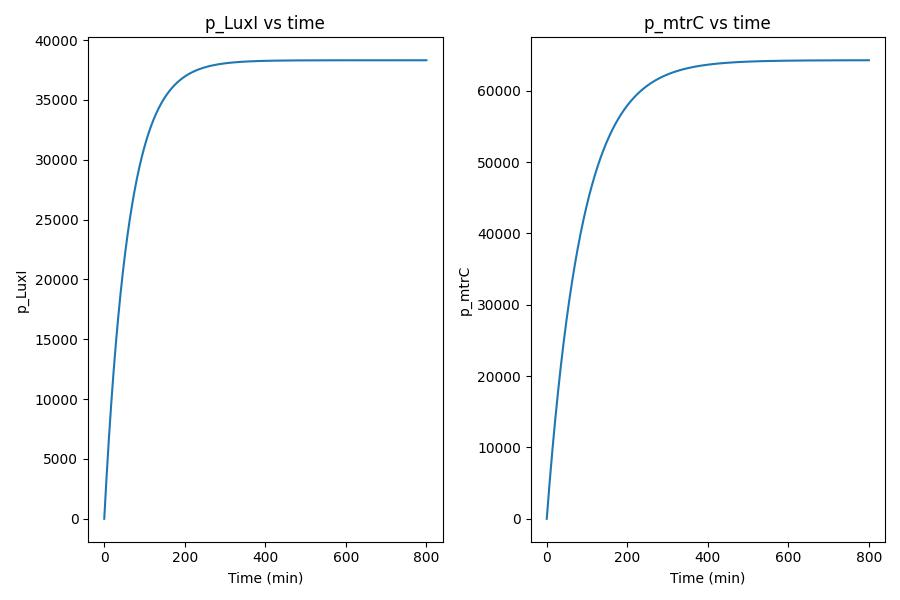

Generate this figure with Python:
#%%
import numpy as np
import matplotlib.pyplot as plt
from scipy.integrate import odeint
import pandas as pd
import os

def model_biosensor(variables, t, params):
    p_LuxI, p_mtrC = variables
    sigma_pNahR, sigma_rNahR, gamma_rNahR, gamma_pNahR, m, K, K1, K2, gamma_Ec, gamma_out, gamma_sh, sigma_pLuxI, gamma_rLuxI, alpha_LuxI, beta_LuxI, K_LuxI, h_LuxI, gamma_pLuxI, beta_LuxRAHL, K_LuxRAHL, sigma_pLuxR, sigma_rLuxR, gamma_rLuxR, gamma_pLuxR, sigma_pmtrC, gamma_rmtrC, alpha_mtrC, beta_mtrC, K_mtrC, h_mtrC, gamma_mtrC, V_T, S, E, sigma_AHL = params
    
    '''
    E = numero de E. coli
    S = numero de S. oneidensis
    v_ec = volumen de 1 E. coli
    v_sh = volumen de 1 S. oneidensis
    V_ec = E * v_ec
    V_sh = S * v_sh
    '''

    #los tamaños estan en micrometros (10^-6)
    v_sh = np.pi*(0.55**2)*2.5
    v_ec = np.pi*(0.5**2)*1.5 

    V_sh = S*v_sh
    V_ec = E*v_ec

    #V_out = V_T - V_ec - V_sh
    
    p_NahR = (sigma_pNahR*sigma_rNahR)/(gamma_rNahR*gamma_pNahR)
    microNahR = (p_NahR*m/(K+m))
    
    dp_LuxIdt = sigma_pLuxI/gamma_rLuxI*(alpha_LuxI + beta_LuxI/(1+ (microNahR/K_LuxI)**-h_LuxI)) - gamma_pLuxI*p_LuxI

    AHL_sh = (S*K2*K1*sigma_AHL*p_LuxI)/(gamma_Ec + gamma_out*K1*((V_T-E*v_ec-S*v_sh)/E*v_ec) + gamma_sh*K2*K1*S*v_sh/E*v_ec)*(v_sh/v_ec)
    p_LuxR = S*sigma_pLuxR*sigma_rLuxR/(gamma_pLuxR*gamma_rLuxR)
    luxRAHL = (p_LuxR*AHL_sh)/((K_LuxRAHL*V_sh)+AHL_sh)

    dp_mtrCdt = S*(sigma_pmtrC/gamma_rmtrC)*(alpha_mtrC + (beta_mtrC)/(1+(luxRAHL/K_mtrC)**(-h_mtrC))) - gamma_mtrC*p_mtrC #ADICIONAR LA S DE NUEVO

    
    dXdt = [dp_LuxIdt, dp_mtrCdt]

    return dXdt


df_params = pd.read_csv(os.path.join('params.csv'))

params_vals = list(df_params['value'])

Tmax = 800
nums = Tmax*5
vecTime = np.linspace(0, Tmax, nums)

variable_names = ['p_LuxI', 'p_mtrC']
cond_init = [0.1]*len(variable_names)

simu = odeint(model_biosensor, cond_init, vecTime, args=(params_vals,))

fig, axes = plt.subplots(1,2, figsize=(9,6))
titulos = ["p_LuxI vs time", "p_mtrC vs time"]
for idx, name in enumerate(variable_names):
    axes[idx].set_title(fr"{titulos[idx]}")
    axes[idx].plot(vecTime, simu[:,idx])

    axes[idx].set_ylabel(fr"{name}")
    axes[idx].set_xlabel(r'Time (min)')

plt.tight_layout()
plt.savefig('simu_ODE.jpeg')
plt.close()


# %%
